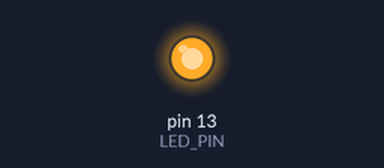
Bench run of a sketch on a simulated Arduino Uno, built with avr-gcc and run on an emulated ATmega328P. On the bench: output pins drawn as LEDs (lit = HIGH).

Above: at 0.2 s.
At 32.7 s:
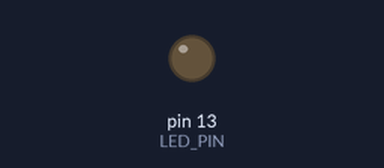
Timing chart, 0 to 33.1 s (numbered marks = the images above):
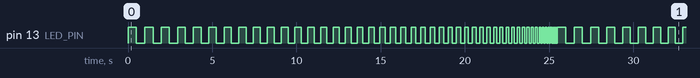

The sketch:

blink.ino
```cpp
const int LED_PIN = 13; // Pin 13 is also attached to an on-board LED.
int interval = 500; // How long to leave LED on and off.

// Sets up LED pin to accept output.
void setup() {
  pinMode(LED_PIN, OUTPUT);
}

// Blinks the LED at an increasing rate.  Eventually resets back to slowest rate.
void loop() {
  digitalWrite(LED_PIN, HIGH);
  delay(interval);
  digitalWrite(LED_PIN, LOW);
  delay(interval);
  interval -= 10;
  if (interval < 20) {
    interval = 500;
  }
}
```

Measured:
- by itself, pin 13 (LED_PIN): moves between LOW and HIGH, repeating every 25.5 s
- by itself, everything shown: repeats every 25.5 s, in 94 steps
